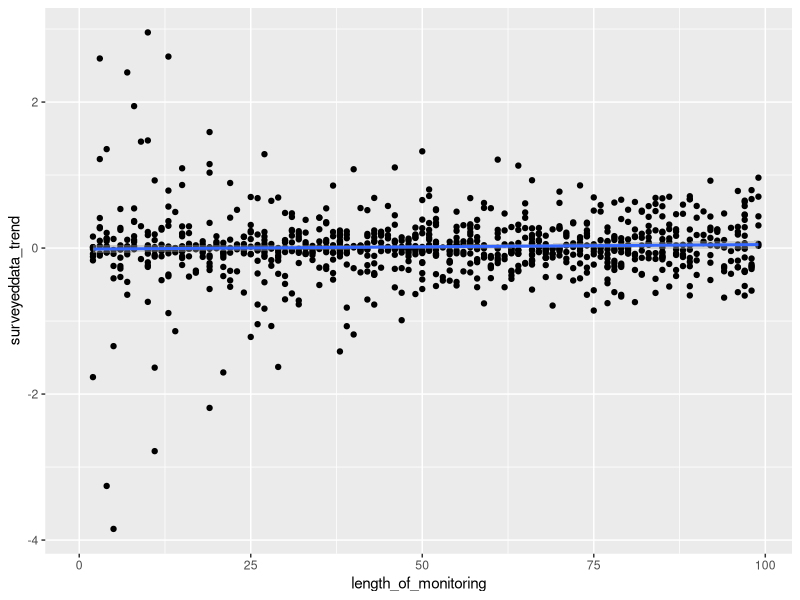
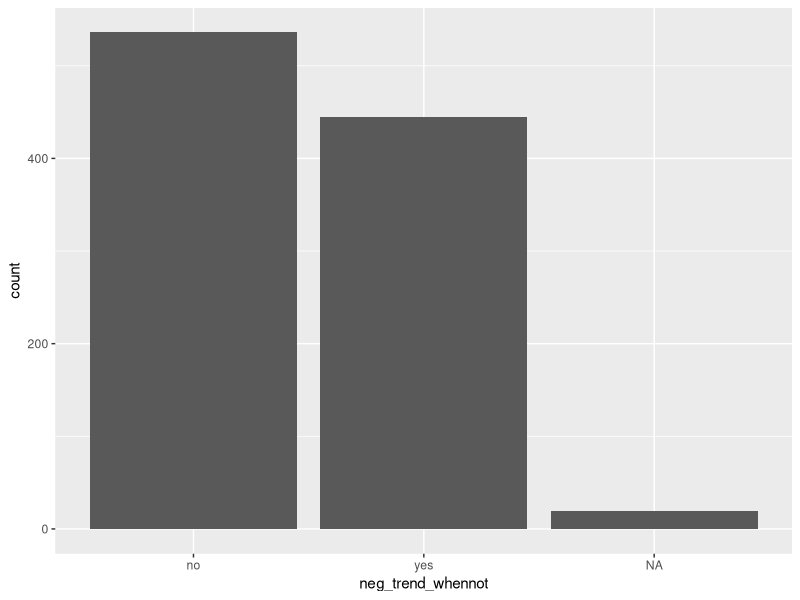

R code for these plots, in order:
## ---- chunk 1
library(ggplot2)
library(tidyverse)
## ---- chunk 2
simulations = 1000

compare <- data.frame(simulations=1:simulations,allyears_trend=NA, surveyeddata_trend=NA, length_of_monitoring=NA, neg_trend_whennot=NA)
## ---- chunk 3
for(sims in 1:simulations){

N0 <- runif(1, 1,700) # grabs our starting population size from a random uniform distribution
R <- 2
K <- 500

maxtimesteps = 100 # this is the maximum number of time steps

dat <- data.frame(timestep=1:maxtimesteps,popsize=c(N0, rep(NA, 99))) # this sets our initial population size at time step one and creates an otherwise empty data frame to contain the results

PopNow <- N0 # assigns our current population size to the object PopNow

for(i in 2:nrow(dat)) { 
  dat[i,"popsize"] <- dat[(i-1),"popsize"] + dat[(i-1),"popsize"]*R*(1-dat[(i-1),"popsize"]/K)*rnorm(1, mean=1, sd=0.1)    
} 
# pop at time i is pop at time i-1 + popl at time i-1 times R times 1-pop at i-1 divided by K times error term. 

allyears <- lm(data=dat, popsize ~ timestep) # this looks to see if there is a trend in this simulated population. 

compare[sims,"allyears_trend"] <- allyears$coefficients[2] # this pulls out the beta value for that trend

startdate <- round(runif(1, 1, 100)) # this picks a random start date in those 100 time steps

compare[sims,"length_of_monitoring"] <- 100 - startdate # this this figures out how long the monitoring will run for based on the start date

interval <- 2

surveytimesteps <- seq(startdate, maxtimesteps, by=interval) # this creates time steps every two years from the start date to the end of our timesteps. 

surveyed_data <- dat[surveytimesteps,] # this subsets our population data to include on the timesteps we surveyed

surveyedyears <- lm(data=surveyed_data, popsize ~ timestep) # this looks for a trend between our observed population size and time. 

compare[sims,"surveyeddata_trend"] <- surveyedyears$coefficients[2] # this pulls out that beta coefficient

compare[sims,"neg_trend_whennot"] <- ifelse(compare[sims,"surveyeddata_trend"]<0&compare[sims,"allyears_trend"]>0,"yes","no")
} # this tells us whether or not we observed a negative trend when one did not actually occur. 

sdat <- surveyed_data %>% gather("poptype","popsize",-timestep) # rearranging data for graphing
## ---- chunk 4
ggplot(data=compare, aes(x=length_of_monitoring, y=surveyeddata_trend))+geom_point()+geom_smooth(method="lm")
## ---- chunk 5
ggplot(data=compare, aes(x=neg_trend_whennot)) + 
        geom_bar()
